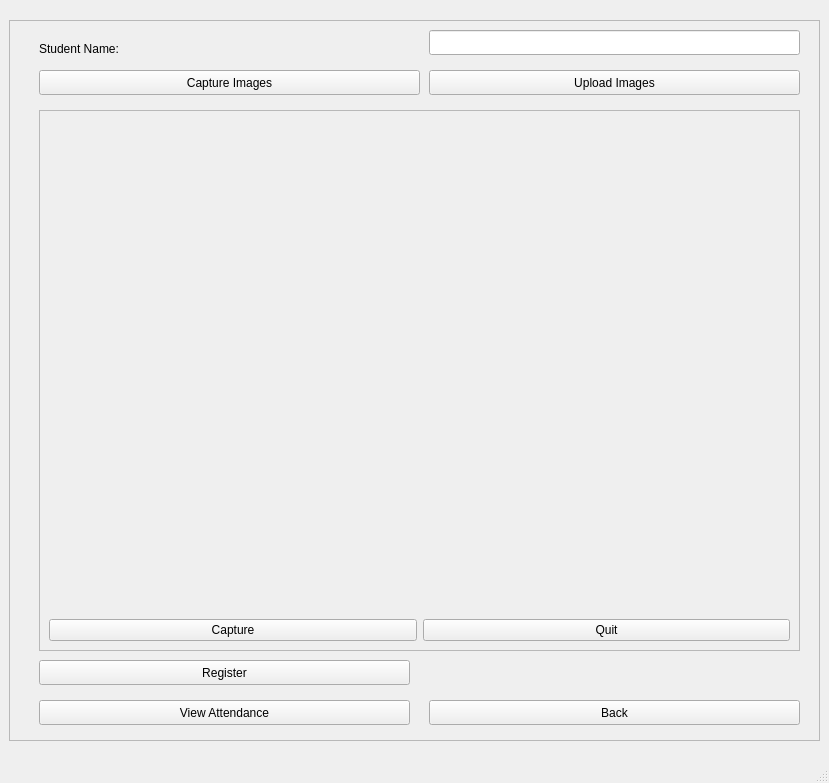
<?xml version="1.0" encoding="UTF-8"?>
<ui version="4.0">
 <class>EnrollStudent</class>
 <widget class="QMainWindow" name="EnrollStudent">
  <property name="geometry">
   <rect>
    <x>0</x>
    <y>0</y>
    <width>829</width>
    <height>783</height>
   </rect>
  </property>
  <property name="windowTitle">
   <string>Enroll Student</string>
  </property>
  <widget class="QWidget" name="centralwidget">
   <layout class="QGridLayout" name="gridLayout_3">
    <item row="0" column="0" alignment="Qt::AlignHCenter|Qt::AlignVCenter">
     <widget class="QFrame" name="RegistrationPage">
      <property name="minimumSize">
       <size>
        <width>811</width>
        <height>721</height>
       </size>
      </property>
      <property name="frameShape">
       <enum>QFrame::StyledPanel</enum>
      </property>
      <property name="frameShadow">
       <enum>QFrame::Raised</enum>
      </property>
      <widget class="QLabel" name="label">
       <property name="geometry">
        <rect>
         <x>30</x>
         <y>20</y>
         <width>111</width>
         <height>17</height>
        </rect>
       </property>
       <property name="text">
        <string>Student Name: </string>
       </property>
      </widget>
      <widget class="QPushButton" name="backBtn">
       <property name="geometry">
        <rect>
         <x>420</x>
         <y>680</y>
         <width>371</width>
         <height>25</height>
        </rect>
       </property>
       <property name="text">
        <string>Back</string>
       </property>
       <property name="shortcut">
        <string>Backspace</string>
       </property>
      </widget>
      <widget class="QPushButton" name="viewAttendanceBtn">
       <property name="geometry">
        <rect>
         <x>30</x>
         <y>680</y>
         <width>371</width>
         <height>25</height>
        </rect>
       </property>
       <property name="text">
        <string>View Attendance</string>
       </property>
      </widget>
      <widget class="QLineEdit" name="lineEdit">
       <property name="geometry">
        <rect>
         <x>420</x>
         <y>10</y>
         <width>371</width>
         <height>25</height>
        </rect>
       </property>
      </widget>
      <widget class="QPushButton" name="takeImagesBtn">
       <property name="geometry">
        <rect>
         <x>30</x>
         <y>50</y>
         <width>381</width>
         <height>25</height>
        </rect>
       </property>
       <property name="text">
        <string>Capture Images</string>
       </property>
      </widget>
      <widget class="QPushButton" name="uploadImagesBtn">
       <property name="geometry">
        <rect>
         <x>420</x>
         <y>50</y>
         <width>371</width>
         <height>25</height>
        </rect>
       </property>
       <property name="text">
        <string>Upload Images</string>
       </property>
      </widget>
      <widget class="QFrame" name="videoFrame">
       <property name="geometry">
        <rect>
         <x>30</x>
         <y>90</y>
         <width>761</width>
         <height>541</height>
        </rect>
       </property>
       <property name="minimumSize">
        <size>
         <width>481</width>
         <height>351</height>
        </size>
       </property>
       <property name="frameShape">
        <enum>QFrame::StyledPanel</enum>
       </property>
       <property name="frameShadow">
        <enum>QFrame::Raised</enum>
       </property>
       <layout class="QGridLayout" name="gridLayout_2">
        <item row="1" column="0">
         <widget class="QPushButton" name="captureBtn">
          <property name="text">
           <string>Capture</string>
          </property>
          <property name="shortcut">
           <string>Return</string>
          </property>
         </widget>
        </item>
        <item row="1" column="1">
         <widget class="QPushButton" name="quitBtn">
          <property name="text">
           <string>Quit</string>
          </property>
          <property name="shortcut">
           <string>Q</string>
          </property>
         </widget>
        </item>
        <item row="0" column="0" colspan="2">
         <widget class="QLabel" name="videoLabel">
          <property name="minimumSize">
           <size>
            <width>461</width>
            <height>0</height>
           </size>
          </property>
          <property name="baseSize">
           <size>
            <width>0</width>
            <height>0</height>
           </size>
          </property>
          <property name="text">
           <string/>
          </property>
         </widget>
        </item>
       </layout>
      </widget>
      <widget class="QPushButton" name="registerBtn">
       <property name="geometry">
        <rect>
         <x>30</x>
         <y>640</y>
         <width>371</width>
         <height>25</height>
        </rect>
       </property>
       <property name="text">
        <string>Register</string>
       </property>
      </widget>
      <widget class="QLabel" name="registerLabel">
       <property name="geometry">
        <rect>
         <x>420</x>
         <y>640</y>
         <width>371</width>
         <height>21</height>
        </rect>
       </property>
       <property name="text">
        <string>&lt;html&gt;&lt;head/&gt;&lt;body&gt;&lt;p&gt;&lt;span style=&quot; font-size:14pt; font-weight:600;&quot;&gt;&lt;/span&gt;&lt;/p&gt;&lt;/body&gt;&lt;/html&gt;</string>
       </property>
      </widget>
     </widget>
    </item>
   </layout>
  </widget>
  <widget class="QMenuBar" name="menubar">
   <property name="geometry">
    <rect>
     <x>0</x>
     <y>0</y>
     <width>829</width>
     <height>22</height>
    </rect>
   </property>
  </widget>
  <widget class="QStatusBar" name="statusbar"/>
 </widget>
 <resources/>
 <connections/>
</ui>
